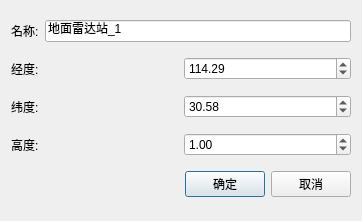
<?xml version="1.0" encoding="UTF-8"?>
<ui version="4.0">
 <class>AddRadarStationDialog</class>
 <widget class="QDialog" name="AddRadarStationDialog">
  <property name="geometry">
   <rect>
    <x>0</x>
    <y>0</y>
    <width>362</width>
    <height>221</height>
   </rect>
  </property>
  <property name="windowTitle">
   <string>添加地面雷达站</string>
  </property>
  <layout class="QVBoxLayout" name="verticalLayout">
   <item>
    <layout class="QHBoxLayout" name="horizontalLayout">
     <item>
      <widget class="QLabel" name="label">
       <property name="text">
        <string>名称:</string>
       </property>
      </widget>
     </item>
     <item>
      <widget class="QLineEdit" name="lineEditName">
       <property name="text">
        <string>地面雷达站_1</string>
       </property>
      </widget>
     </item>
    </layout>
   </item>
   <item>
    <layout class="QHBoxLayout" name="horizontalLayout_2">
     <item>
      <widget class="QLabel" name="label_2">
       <property name="text">
        <string>经度:</string>
       </property>
      </widget>
     </item>
     <item>
      <widget class="QDoubleSpinBox" name="doubleSpinBoxLon">
       <property name="minimum">
        <double>-180.000000000000000</double>
       </property>
       <property name="maximum">
        <double>180.000000000000000</double>
       </property>
       <property name="value">
        <double>114.290000000000006</double>
       </property>
      </widget>
     </item>
    </layout>
   </item>
   <item>
    <layout class="QHBoxLayout" name="horizontalLayout_3">
     <item>
      <widget class="QLabel" name="label_3">
       <property name="text">
        <string>纬度:</string>
       </property>
      </widget>
     </item>
     <item>
      <widget class="QDoubleSpinBox" name="doubleSpinBoxLat">
       <property name="minimum">
        <double>-90.000000000000000</double>
       </property>
       <property name="maximum">
        <double>90.000000000000000</double>
       </property>
       <property name="value">
        <double>30.579999999999998</double>
       </property>
      </widget>
     </item>
    </layout>
   </item>
   <item>
    <layout class="QHBoxLayout" name="horizontalLayout_5">
     <item>
      <widget class="QLabel" name="label_4">
       <property name="text">
        <string>高度:</string>
       </property>
      </widget>
     </item>
     <item>
      <widget class="QDoubleSpinBox" name="doubleSpinBoxHei">
       <property name="maximum">
        <double>999999999.000000000000000</double>
       </property>
       <property name="value">
        <double>1.000000000000000</double>
       </property>
      </widget>
     </item>
    </layout>
   </item>
   <item>
    <layout class="QHBoxLayout" name="horizontalLayout_4">
     <item>
      <spacer name="horizontalSpacer">
       <property name="orientation">
        <enum>Qt::Horizontal</enum>
       </property>
       <property name="sizeHint" stdset="0">
        <size>
         <width>40</width>
         <height>20</height>
        </size>
       </property>
      </spacer>
     </item>
     <item>
      <widget class="QPushButton" name="pushButtonOk">
       <property name="text">
        <string>确定</string>
       </property>
      </widget>
     </item>
     <item>
      <widget class="QPushButton" name="pushButtonCancel">
       <property name="text">
        <string>取消</string>
       </property>
      </widget>
     </item>
    </layout>
   </item>
  </layout>
 </widget>
 <layoutdefault spacing="6" margin="11"/>
 <resources/>
 <connections/>
</ui>
